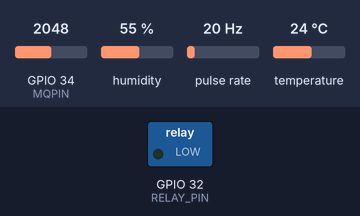
Simulated run of this sketch. Board: ESP32. Parts: switched loads named in the sketch (green lamp = pin HIGH). Wiring (inferred from the names in the program): pulse sensor: data GPIO 35. The inputs (shaded band) are chosen by the test bench; at power-on: GPIO 34 (MQPIN) = 2048, humidity 55 %, pulse rate 20 Hz, temperature 24 °C. WiFi joins after 1.5 s; servers stay silent unless stated; what the sketch prints to the serial monitor is not drawn.

Above: at 2.7 s.
2.8 s: GPIO 34 (MQPIN) set to 328
4.3 s: GPIO 34 (MQPIN) set to 286
At 5.0 s:
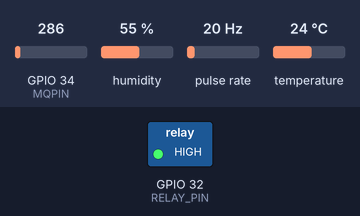
5.8 s: GPIO 34 (MQPIN) set to 1040
At 6.5 s:
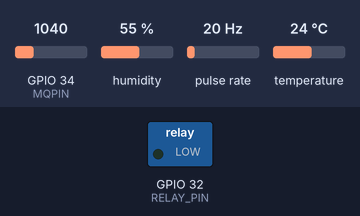
7.3 s: GPIO 34 (MQPIN) set to 260
At 9.0 s:
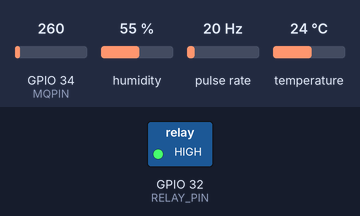
Timing chart, 0 to 10.5 s (numbered marks = the images above; inputs shaded):
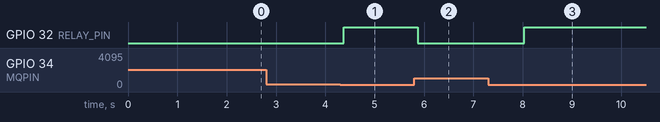

Measured:
- the behaviour switches between 300 and 299 on GPIO 34 (MQPIN) (found by bisection; images 0 and 1)
- after the input at 2.8 s, every drawn part: stays the same
- after the input at 4.3 s, GPIO 32 (RELAY_PIN): LOW → HIGH after 0.07 s
- after the input at 5.8 s, GPIO 32 (RELAY_PIN): HIGH → LOW after 0.08 s
- after the input at 7.3 s, GPIO 32 (RELAY_PIN): LOW → HIGH after 0.74 s

The sketch:

scripts.ino
```cpp
#include <WiFi.h>
#include <Firebase_ESP_Client.h>
#include <DHT.h>
#include "addons/TokenHelper.h"
#include "addons/RTDBHelper.h"

// Configuración WiFi
#define WIFI_SSID "tu_SSID"
#define WIFI_PASSWORD "tu_PASSWORD"

// Configuración Firebase
#define API_KEY "AIzaSyCXKWpkb5rR8WFss0PyVwExjLrO_OI30Tg"
#define DATABASE_URL "prueba-5a1c4-default-rtdb.firebaseio.com/"

// Configuración sensores
#define DHTPIN 4
#define DHTTYPE DHT22
#define MQPIN 34
#define FLOW_SENSOR_PIN 35
#define RELAY_PIN 32

// Umbrales para control
#define GAS_THRESHOLD 300
#define TEMP_THRESHOLD 40
#define FLOW_THRESHOLD 10 // litros/minuto

// Variables
FirebaseData fbdo;
FirebaseAuth auth;
FirebaseConfig config;

DHT dht(DHTPIN, DHTTYPE);
unsigned long sendDataPrevMillis = 0;
int count = 0;
bool signupOK = false;

volatile int pulseCount;
float flowRate;
unsigned int flowMilliLitres;
unsigned long totalMilliLitres;
unsigned long oldTime;

void IRAM_ATTR pulseCounter() {
  pulseCount++;
}

void setup() {
  Serial.begin(115200);

  // Inicializar sensores
  dht.begin();
  pinMode(MQPIN, INPUT);
  pinMode(RELAY_PIN, OUTPUT);
  digitalWrite(RELAY_PIN, LOW); // Inicia con relé apagado

  // Configurar caudalímetro
  pinMode(FLOW_SENSOR_PIN, INPUT_PULLUP);
  pulseCount = 0;
  flowRate = 0.0;
  flowMilliLitres = 0;
  totalMilliLitres = 0;
  oldTime = 0;
  attachInterrupt(digitalPinToInterrupt(FLOW_SENSOR_PIN), pulseCounter, FALLING);

  // Conectar WiFi
  WiFi.begin(WIFI_SSID, WIFI_PASSWORD);
  Serial.print("Conectando a WiFi");
  while (WiFi.status() != WL_CONNECTED) {
    Serial.print(".");
    delay(300);
  }
  Serial.println();
  Serial.print("Conectado con IP: ");
  Serial.println(WiFi.localIP());

  // Configurar Firebase
  config.api_key = API_KEY;
  config.database_url = DATABASE_URL;

  if (Firebase.signUp(&config, &auth, "", "")) {
    Serial.println("Registro en Firebase exitoso");
    signupOK = true;
  } else {
    Serial.printf("%s\n", config.signer.signupError.message.c_str());
  }

  config.token_status_callback = tokenStatusCallback;
  Firebase.begin(&config, &auth);
  Firebase.reconnectWiFi(true);
}

void loop() {
  // Leer sensores
  float humidity = dht.readHumidity();
  float temperature = dht.readTemperature();
  int gasValue = analogRead(MQPIN);

  // Calcular caudal
  if ((millis() - oldTime) > 1000) {
    detachInterrupt(digitalPinToInterrupt(FLOW_SENSOR_PIN));
    flowRate = ((1000.0 / (millis() - oldTime)) * pulseCount) / 7.5;
    oldTime = millis();
    flowMilliLitres = (flowRate / 60) * 1000;
    totalMilliLitres += flowMilliLitres;

    pulseCount = 0;
    attachInterrupt(digitalPinToInterrupt(FLOW_SENSOR_PIN), pulseCounter, FALLING);
  }

  // Control del relé basado en umbrales
  bool safeConditions = (gasValue < GAS_THRESHOLD) &&
                       (temperature < TEMP_THRESHOLD) &&
                       (flowRate < FLOW_THRESHOLD);

  digitalWrite(RELAY_PIN, safeConditions ? HIGH : LOW);

  // Enviar datos a Firebase cada 5 segundos
  if (Firebase.ready() && signupOK && (millis() - sendDataPrevMillis > 5000 || sendDataPrevMillis == 0)) {
    sendDataPrevMillis = millis();

    // Enviar datos de sensores
    Firebase.RTDB.setFloat(&fbdo, "sensors/temperature", temperature);
    Firebase.RTDB.setFloat(&fbdo, "sensors/humidity", humidity);
    Firebase.RTDB.setInt(&fbdo, "sensors/gas", gasValue);
    Firebase.RTDB.setFloat(&fbdo, "sensors/flow_rate", flowRate);
    Firebase.RTDB.setFloat(&fbdo, "sensors/total_flow", totalMilliLitres / 1000.0);

    // Enviar estado del relé
    Firebase.RTDB.setBool(&fbdo, "relay/status", safeConditions);
    Firebase.RTDB.setString(&fbdo, "relay/last_update", String(millis()));

    // Enviar alertas si hay condiciones peligrosas
    if (!safeConditions) {
      String alertMsg = "";
      if (gasValue >= GAS_THRESHOLD) alertMsg += "Gas alto! ";
      if (temperature >= TEMP_THRESHOLD) alertMsg += "Temperatura alta! ";
      if (flowRate >= FLOW_THRESHOLD) alertMsg += "Flujo alto! ";

      Firebase.RTDB.setString(&fbdo, "alerts/last_alert", alertMsg);
      Firebase.RTDB.setInt(&fbdo, "alerts/timestamp", millis());
    }

    count++;
  }

  delay(100); // Pequeña pausa entre lecturas
}
```

YF-S201.ino
```cpp

```
